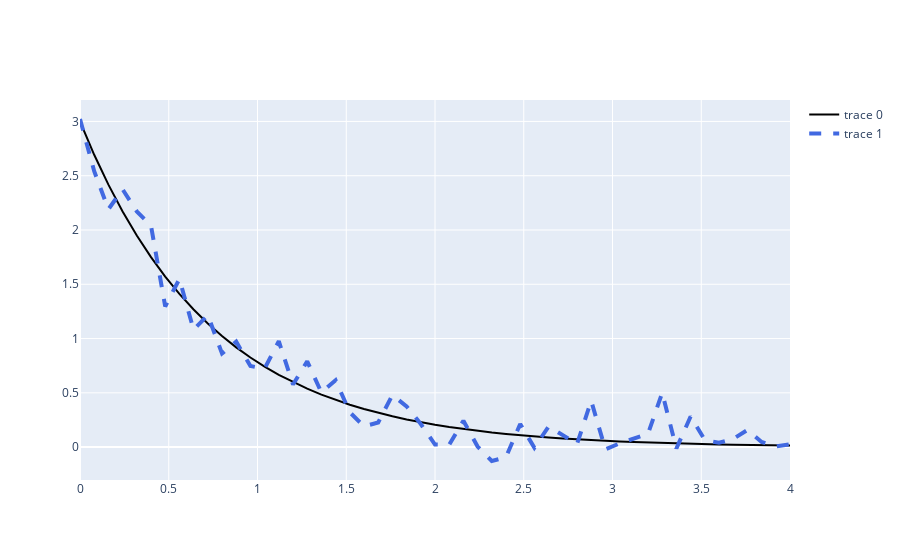

Notebook code for this chart:
### Code cell
import plotly.graph_objects as go

fig = go.Figure()

fig.add_trace(go.Scatter(x=x,y=y,line=dict(color='black',width=2)))
fig.add_trace(go.Scatter(x=x,y=medicion,line=dict(color='royalblue',width=4,dash='dash')))
fig.show()
